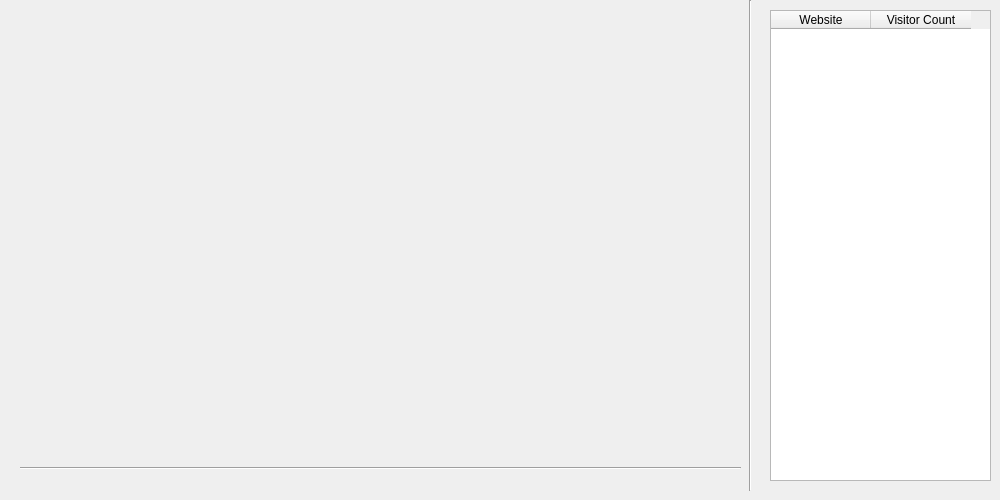
<?xml version="1.0" encoding="UTF-8"?>
<ui version="4.0">
 <class>mydialog2</class>
 <widget class="QDialog" name="mydialog2">
  <property name="geometry">
   <rect>
    <x>0</x>
    <y>0</y>
    <width>1000</width>
    <height>500</height>
   </rect>
  </property>
  <property name="windowTitle">
   <string>Dialog</string>
  </property>
  <widget class="Line" name="line">
   <property name="geometry">
    <rect>
     <x>740</x>
     <y>0</y>
     <width>20</width>
     <height>491</height>
    </rect>
   </property>
   <property name="orientation">
    <enum>Qt::Vertical</enum>
   </property>
  </widget>
  <widget class="QTableWidget" name="tableWidget">
   <property name="geometry">
    <rect>
     <x>770</x>
     <y>10</y>
     <width>221</width>
     <height>471</height>
    </rect>
   </property>
   <column>
    <property name="text">
     <string>Website</string>
    </property>
   </column>
   <column>
    <property name="text">
     <string>Visitor Count</string>
    </property>
   </column>
  </widget>
  <widget class="QLabel" name="label">
   <property name="geometry">
    <rect>
     <x>10</x>
     <y>10</y>
     <width>700</width>
     <height>450</height>
    </rect>
   </property>
   <property name="text">
    <string/>
   </property>
  </widget>
  <widget class="Line" name="line_2">
   <property name="geometry">
    <rect>
     <x>20</x>
     <y>460</y>
     <width>721</width>
     <height>16</height>
    </rect>
   </property>
   <property name="orientation">
    <enum>Qt::Horizontal</enum>
   </property>
  </widget>
 </widget>
 <resources/>
 <connections/>
</ui>
